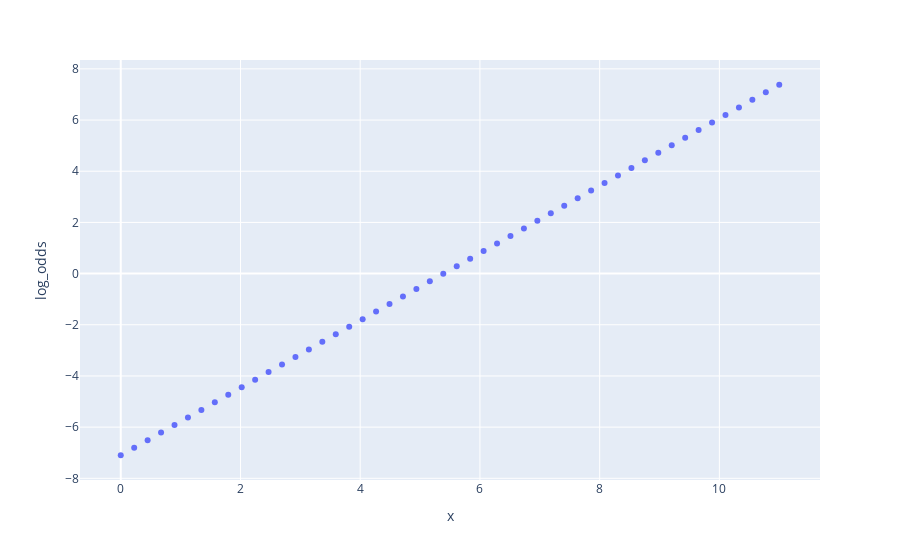

Write notebook code for a chart like this one.
### Markdown cell above
如果对采样点的 $y$ 取 **对数几率** $log(odds) = log(\frac{P(y|X)}{1-P(y|X)}) = log(\frac{1}{exp(-W^T X)}) = -log(exp(-W^T X)) = W^T X $，得到就是下面的图形。 

下图中，横坐标采样点的横坐标，纵坐标就是对数几率，注意，**原有的样本点无法做这样的对数几率变换，因为它们的y是0或者1，不是由Logistic拟合输出**。

### Code cell
px.scatter(data_frame=df_, x='x', y='log_odds')

### Figure 1 — Plotly figure (JSON) as saved in the notebook; plotly's stock layout.template omitted (floating-point values rounded to 4 significant figures)
{"data": [{"hovertemplate": "x=%{x}<br>log_odds=%{y}<extra></extra>", "legendgroup": "", "marker": {"color": "#636efa", "symbol": "circle"}, "mode": "markers", "name": "", "orientation": "v", "showlegend": false, "type": "scatter", "x": [0, 0.2245, 0.449, 0.6735, 0.898, 1.122, 1.347, 1.571, 1.796, 2.02, 2.245, 2.469, 2.694, 2.918, 3.143, 3.367, 3.592, 3.816, 4.041, 4.265, 4.49, 4.714, 4.939, 5.163, 5.388, 5.612, 5.837, 6.061, 6.286, 6.51, 6.735, 6.959, 7.184, 7.408, 7.633, 7.857, 8.082, 8.306, 8.531, 8.755, 8.98, 9.204, 9.429, 9.653, 9.878, 10.1, 10.33, 10.55, 10.78, 11], "xaxis": "x", "y": [-7.099, -6.803, -6.508, -6.212, -5.917, -5.621, -5.326, -5.03, -4.735, -4.44, -4.144, -3.849, -3.553, -3.258, -2.962, -2.667, -2.371, -2.076, -1.78, -1.485, -1.189, -0.8938, -0.5983, -0.3029, -0.007391, 0.2881, 0.5836, 0.879, 1.175, 1.47, 1.765, 2.061, 2.356, 2.652, 2.947, 3.243, 3.538, 3.834, 4.129, 4.425, 4.72, 5.016, 5.311, 5.607, 5.902, 6.198, 6.493, 6.789, 7.084, 7.379], "yaxis": "y"}], "layout": {"autosize": true, "legend": {"tracegroupgap": 0}, "margin": {"t": 60}, "xaxis": {"anchor": "y", "autorange": true, "domain": [0, 1], "range": [-0.6718, 11.67], "title": {"text": "x"}, "type": "linear"}, "yaxis": {"anchor": "x", "autorange": true, "domain": [0, 1], "range": [-8.125, 8.406], "title": {"text": "log_odds"}, "type": "linear"}}}
